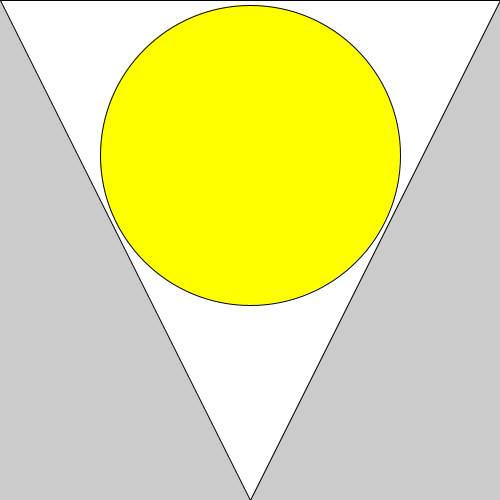
Frame 1 (no input)
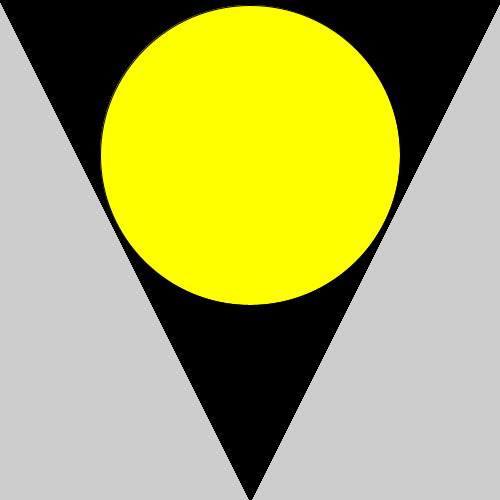
Frame 60 (the mouse pressed at the canvas centre just before this capture)
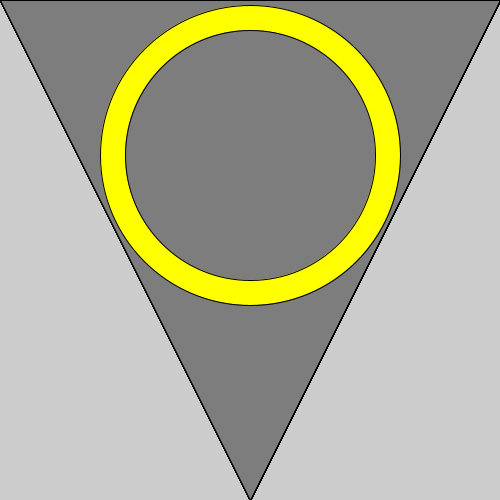
Frame 120 (the mouse held since frame 60 and released just before this capture)

The Processing sketch that drew these frames (run headless with seeded random() and noise(); from frame 60 on, the mouse is pressed at the canvas centre):

// Processing sketch: Illuminati
// ── Illuminati.pde
void setup()
{
size( 500, 500 );
}

void draw()
{
triangle( 0, 0, 500, 0, 250, 500);
fill( 255, 255, 0);
ellipse( 250, 155, 300, 300);
fill( mouseX/2 );
ellipse( 250, 155, mouseY, mouseY);
}
